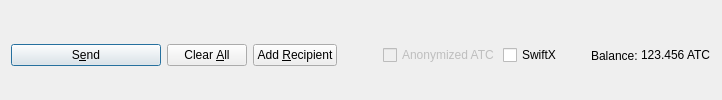
         <widget class="QFrame" name="frame_Send">
          <layout class="QHBoxLayout" name="horizontalLayout">
           <property name="bottomMargin">
            <number>0</number>
           </property>
           <item>
            <widget class="QPushButton" name="sendButton">
             <property name="minimumSize">
              <size>
               <width>150</width>
               <height>0</height>
              </size>
             </property>
             <property name="toolTip">
              <string>Confirm the send action</string>
             </property>
             <property name="text">
              <string>S&amp;end</string>
             </property>
             <property name="icon">
              <iconset resource="../atec.qrc">
               <normaloff>:/icons/send</normaloff>:/icons/send</iconset>
             </property>
             <property name="autoDefault">
              <bool>false</bool>
             </property>
             <property name="default">
              <bool>true</bool>
             </property>
            </widget>
           </item>
           <item>
            <widget class="QPushButton" name="clearButton">
             <property name="sizePolicy">
              <sizepolicy hsizetype="Minimum" vsizetype="Fixed">
               <horstretch>0</horstretch>
               <verstretch>0</verstretch>
              </sizepolicy>
             </property>
             <property name="toolTip">
              <string>Clear all fields of the form.</string>
             </property>
             <property name="text">
              <string>Clear &amp;All</string>
             </property>
             <property name="icon">
              <iconset resource="../atec.qrc">
               <normaloff>:/icons/remove</normaloff>:/icons/remove</iconset>
             </property>
             <property name="autoDefault">
              <bool>false</bool>
             </property>
            </widget>
           </item>
           <item>
            <widget class="QPushButton" name="addButton">
             <property name="toolTip">
              <string>Send to multiple recipients at once</string>
             </property>
             <property name="text">
              <string>Add &amp;Recipient</string>
             </property>
             <property name="icon">
              <iconset resource="../atec.qrc">
               <normaloff>:/icons/add</normaloff>:/icons/add</iconset>
             </property>
             <property name="autoDefault">
              <bool>false</bool>
             </property>
            </widget>
           </item>
           <item>
            <spacer name="horizontalSpacer">
             <property name="orientation">
              <enum>Qt::Horizontal</enum>
             </property>
             <property name="sizeHint" stdset="0">
              <size>
               <width>40</width>
               <height>20</height>
              </size>
             </property>
            </spacer>
           </item>
           <item>
            <layout class="QHBoxLayout" name="horizontalLayout_2">
             <property name="spacing">
              <number>3</number>
             </property>
             <item>
              <widget class="QCheckBox" name="checkzATC">
               <property name="enabled">
                <bool>false</bool>
               </property>
               <property name="text">
                <string>Anonymized ATC</string>
               </property>
              </widget>
             </item>
             <item>
              <widget class="QCheckBox" name="checkSwiftTX">
               <property name="enabled">
                <bool>true</bool>
               </property>
               <property name="minimumSize">
                <size>
                 <width>85</width>
                 <height>0</height>
                </size>
               </property>
               <property name="text">
                <string>SwiftX</string>
               </property>
              </widget>
             </item>
             <item>
              <widget class="QLabel" name="label">
               <property name="text">
                <string>Balance:</string>
               </property>
              </widget>
             </item>
             <item>
              <widget class="QLabel" name="labelBalance">
               <property name="sizePolicy">
                <sizepolicy hsizetype="Preferred" vsizetype="Fixed">
                 <horstretch>0</horstretch>
                 <verstretch>0</verstretch>
                </sizepolicy>
               </property>
               <property name="cursor">
                <cursorShape>IBeamCursor</cursorShape>
               </property>
               <property name="text">
                <string notr="true">123.456 ATC</string>
               </property>
               <property name="textInteractionFlags">
                <set>Qt::LinksAccessibleByMouse|Qt::TextSelectableByKeyboard|Qt::TextSelectableByMouse</set>
               </property>
              </widget>
             </item>
            </layout>
           </item>
          </layout>
         </widget>
